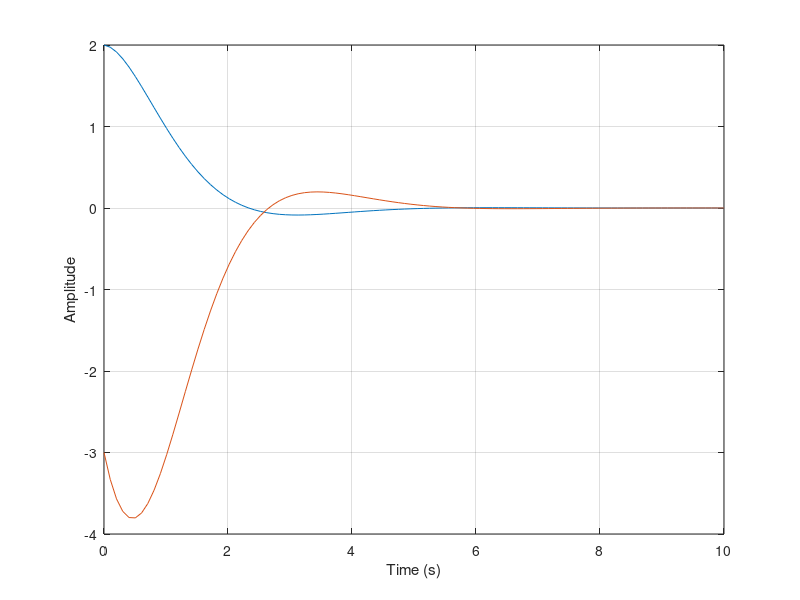

This figure's MATLAB source:
function backstepping()
to=0; % start time
tf=10; % end time
t=linspace(to,tf,100);
xo(1)=2; % initial condition
xo(2)=-3;
[t,x] = ode45(@(t,x)nonlinear(t,x),t,xo);
plot(t,x)
xlabel('Time (s)')
ylabel('Amplitude')
grid
function [xdot] = nonlinear(t,x)
% nonlinear model to integrate with ODE45
% parameters
a=1; % parameter nominal value
% aU=-1+4*rand; % -1<a<3 Uncertainties in parameter
k=1;
% backstepping control
u=(-2-a*cos(x(1)))*(x(1)+a*sin(x(1))+x(2))-x(1)-k*(x(2)+2*x(1)+a*sin(x(1)));
%u=0; % no control action
xdot=[x(1)+a*sin(x(1))+x(2); % ideal system
%xdot=[x(1)+aU*sin(x(1))+x(2); % system with uncertainty aU
u];
endfunction
endfunction